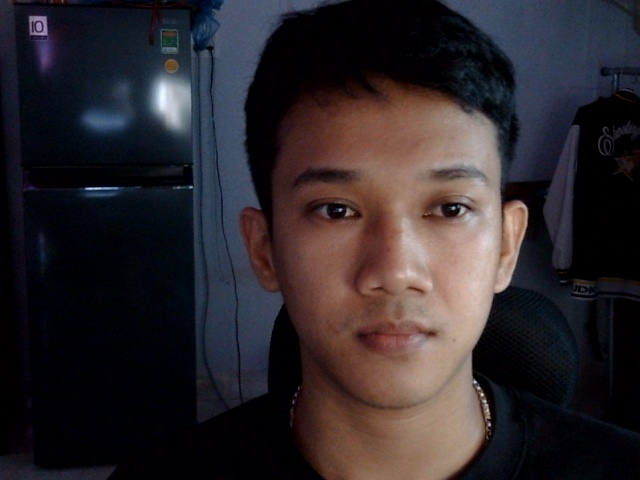
#> input picture experiments/dataset/TuyenVuong/dark_001.jpg, 640 x 480 px; its folder holds only this picture in this run
$ python run_E4_pca.py
#> lines starting #> are read from the running program, lines starting #| are printed output that depends on the picture
#> in load_face_vectors, img is the input picture: shape (480, 640, 3); mean B, G, R 43.4, 39.5, 45.6
"""
E4 — PCA Reconstruction Quality vs Number of Components
=======================================================
Đo MSE, SSIM, explained variance ratio với k = 10, 25, 50, 100, 200.

Yêu cầu:
  - Dataset ảnh mặt trong experiments/dataset/<person_XX>/*.jpg
  - scikit-learn >= 1.3, scikit-image >= 0.21, matplotlib, seaborn (đều đã cài)
  - KHÔNG cần deepface hay tensorflow

Chạy:
  python experiments/run_E4_pca.py

Output:
  experiments/results/E4_pca/E4_metrics.csv
  experiments/results/E4_pca/E4_curve_mse_ssim.png
  experiments/results/E4_pca/E4_scree_plot.png
  experiments/results/E4_pca/E4_reconstruction_grid.png
"""
from __future__ import annotations

import os
import sys

if hasattr(sys.stdout, "reconfigure"):
    sys.stdout.reconfigure(encoding="utf-8", errors="replace")
if hasattr(sys.stderr, "reconfigure"):
    sys.stderr.reconfigure(encoding="utf-8", errors="replace")

import csv
import time
import pickle
from pathlib import Path
from typing import List, Tuple

import cv2
import numpy as np
from sklearn.decomposition import PCA

PROJECT_ROOT = Path(__file__).resolve().parent.parent
sys.path.insert(0, str(PROJECT_ROOT))

DATASET_DIR = PROJECT_ROOT / "experiments" / "dataset"
RESULT_DIR  = PROJECT_ROOT / "experiments" / "results" / "E4_pca"
RESULT_DIR.mkdir(parents=True, exist_ok=True)

FACE_SIZE    = (64, 64)   # PCA face size (khớp với config.py)
K_VALUES     = [10, 25, 50, 100, 200]
TRAIN_RATIO  = 0.8
MAX_SAMPLES  = 2000       # giới hạn để tránh RAM quá lớn


# ── Tiền xử lý ──────────────────────────────────────────────────────────────

def preprocess(img: np.ndarray) -> np.ndarray:
    """BGR → grayscale 64×64 flattened float32 [0,1]"""
    if len(img.shape) == 3:
        gray = cv2.cvtColor(img, cv2.COLOR_BGR2GRAY)
    else:
        gray = img
    resized = cv2.resize(gray, FACE_SIZE)
    return resized.astype(np.float32).flatten() / 255.0


def detect_and_crop_face(img: np.ndarray) -> np.ndarray:
    """Crop face dùng Haar; nếu không tìm thấy thì dùng center crop."""
    haar_path = cv2.data.haarcascades + "haarcascade_frontalface_default.xml"
    clf = cv2.CascadeClassifier(haar_path)
    gray = cv2.cvtColor(img, cv2.COLOR_BGR2GRAY) if len(img.shape) == 3 else img
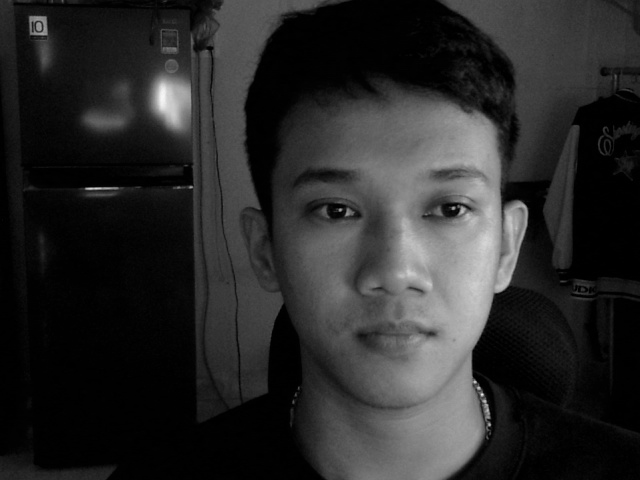
#> gray: shape (480, 640); min 0, max 246, mean 41.8
    faces = clf.detectMultiScale(gray, 1.1, 4, minSize=(40, 40))
#> faces = [[246, 96, 297, 297]]
    if len(faces):
        x, y, w, h = max(faces, key=lambda f: f[2] * f[3])
#> x = 246; y = 96; w = 297; h = 297
        pad = int(min(w, h) * 0.1)
#> pad = 29
        fh, fw = img.shape[:2]
#> fh = 480; fw = 640
        x1, y1 = max(0, x - pad), max(0, y - pad)
#> x1 = 217; y1 = 67
        x2, y2 = min(fw, x + w + pad), min(fh, y + h + pad)
#> x2 = 572; y2 = 422
        return img[y1:y2, x1:x2]
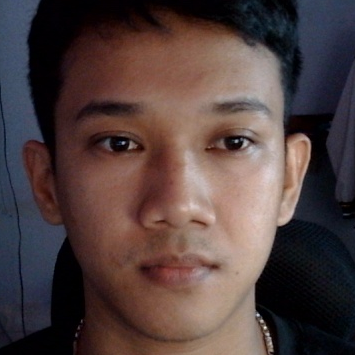
#> returned value: shape (355, 355, 3); mean of channels 0, 1, 2 62.9, 64.1, 81; drawn as B, G, R
    # Fallback: center square crop
    h, w = img.shape[:2]
    s = min(h, w)
    y0, x0 = (h - s) // 2, (w - s) // 2
    return img[y0:y0+s, x0:x0+s]


# ── Load dataset ─────────────────────────────────────────────────────────────

def load_face_vectors() -> Tuple[np.ndarray, List[np.ndarray]]:
    """
    Trả về (X, raw_crops):
      X          — (N, 4096) float32 preprocessed vectors
      raw_crops  — list of (64,64) uint8 cho visualization
    """
    vectors, crops = [], []
    exclude = {"emotion"}
    person_dirs = sorted(p for p in DATASET_DIR.iterdir()
                         if p.is_dir() and p.name not in exclude)
    if not person_dirs:
        return np.array([]), []

    for pdir in person_dirs:
        for img_path in sorted(list(pdir.glob("*.jpg")) + list(pdir.glob("*.png"))):
            img = cv2.imread(str(img_path))
            if img is None:
                continue
            face = detect_and_crop_face(img)
            v = preprocess(face)
#> in preprocess, `gray = cv2.cvtColor(img, cv2.COLOR_BGR2GRAY)`:
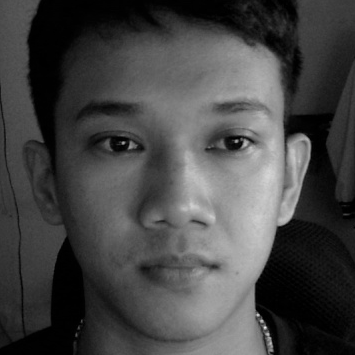
#> gray: shape (355, 355); min 0, max 236, mean 69
#> in preprocess, `resized = cv2.resize(gray, FACE_SIZE)`:
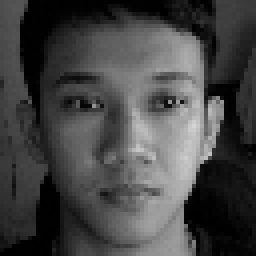
#> resized: shape (64, 64) (shown 4 times larger); min 0, max 212, mean 68.9
#> v = 4096 values, max 0.831 at index 2032, min 0 at index 15, mean 0.27
            crops.append(cv2.resize(
                cv2.cvtColor(face, cv2.COLOR_BGR2GRAY) if len(face.shape) == 3 else face,
                FACE_SIZE
            ))
            vectors.append(v)
            if len(vectors) >= MAX_SAMPLES:
                break
        if len(vectors) >= MAX_SAMPLES:
            break

    if not vectors:
        return np.array([]), []
    return np.array(vectors, dtype=np.float32), crops


# ── SSIM ─────────────────────────────────────────────────────────────────────

# [178 lines left out: functions compute_ssim, run_pca_k, plot_mse_ssim_curve, plot_scree, plot_reconstruction_grid, not called in this run]


# ── Main ─────────────────────────────────────────────────────────────────────

def run():
    print("=" * 60)
    print("E4 — PCA Reconstruction: Quality vs k Components")
    print("=" * 60)

    print("\nLoading face images...")
    X, crops = load_face_vectors()
#> crops = 2 items

    if X.shape[0] == 0:
        print(f"[E4] Không có ảnh trong {DATASET_DIR}/")
        _generate_demo_data()
        return

    n = X.shape[0]
#> n = 2
    print(f"Loaded: {n} faces ({FACE_SIZE[0]}×{FACE_SIZE[1]} grayscale)")
#| Loaded: 2 faces (64×64 grayscale)

    # Train/test split
    rng = np.random.default_rng(42)
    idx = rng.permutation(n)
#> idx = [1, 0]
    n_train = int(n * TRAIN_RATIO)
#> n_train = 1
    train_idx, test_idx = idx[:n_train], idx[n_train:]
#> train_idx = [1]; test_idx = [0]
    X_train = X[train_idx]
    X_test  = X[test_idx]
    crops_test = [crops[i] for i in test_idx]
#> crops_test = 1 item

    print(f"Train: {len(X_train)}, Test: {len(X_test)}")
#| Train: 1, Test: 1

    all_results = []
    for k in K_VALUES:
        if k >= X_train.shape[0]:
            print(f"  k={k} bỏ qua (cần > {k} ảnh train)")
            continue
        print(f"\n  k={k}...")
        res = run_pca_k(X_train, X_test, crops_test, k)
        if res is None:
            continue
        print(f"    MSE={res['mse_mean']:.6f}, SSIM={res['ssim_mean']:.4f}, "
              f"ExplVar={res['explained_variance_ratio']:.3f}, "
              f"time={res['reconstruct_ms_per_img']:.3f}ms/img")
        all_results.append(res)
#> after the loop, all_results = []

    if not all_results:
        print("[E4] Không có kết quả. Dataset quá nhỏ?")
        return

    # ── Lưu CSV ─────────────────────────────────────────────────────────────
    csv_fields = ["k", "n_components_actual", "explained_variance_ratio",
                  "mse_mean", "mse_std", "ssim_mean", "ssim_std",
                  "reconstruct_ms_per_img"]
    csv_path = RESULT_DIR / "E4_metrics.csv"
    with open(csv_path, "w", newline="", encoding="utf-8") as f:
        w = csv.DictWriter(f, fieldnames=csv_fields)
        w.writeheader()
        for res in all_results:
            w.writerow({field: res[field] for field in csv_fields})
    print(f"\nCSV saved: {csv_path}")

    # ── Plots ────────────────────────────────────────────────────────────────
    try:
        import matplotlib
        matplotlib.use("Agg")

        plot_mse_ssim_curve(all_results)

        # Scree plot: dùng model k=50 nếu có, nếu không dùng model lớn nhất
        scree_res = next((r for r in all_results if r["k"] == 50), all_results[-1])
        plot_scree(scree_res)

        plot_reconstruction_grid(crops_test, all_results, n_show=5)

        print("Plots saved to", RESULT_DIR)
    except Exception as e:
        print(f"[E4] Plot error: {e}")
        import traceback
        traceback.print_exc()

    print("\nE4 XONG.")


# [59 lines left out: function _generate_demo_data, not called in this run]


if __name__ == "__main__":
    run()
